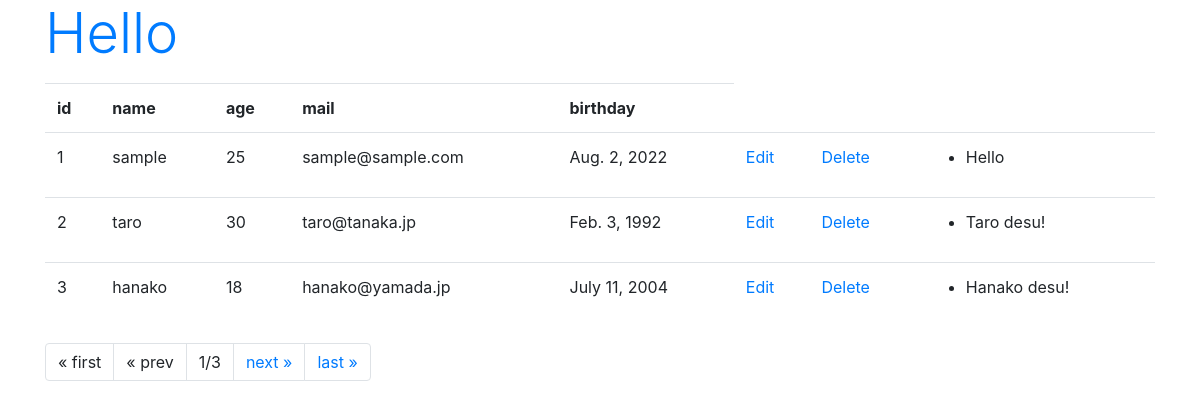
/hello/, run on the app's committed database.
### hello/models.py (models this page shows, shortened)
class Message(models.Model):
  friend = models.ForeignKey(Friend, on_delete=models.CASCADE) #ForeignKeyを使ってFriendとの関連付けと削除用の機能を設定
  title = models.CharField(max_length=100)
  content = models.CharField(max_length=300)
  pub_date = models.DateTimeField(auto_now_add=True) #auto_now_addをTrueにすることで、自動で値が設定されるようになる
  class Meta:
    ordering = ('pub_date',) #レコードを投稿日時順に並べ替えるための処理

class Friend(models.Model): #Friendクラスの定義、下記に定義された情報がテーブルの項目と入れる値のデータ型を決定する
  name = models.CharField(max_length=100, \
    validators=[number_only]) #自分で定義したバリデーター用の関数をバリデーションとして設定
  mail = models.EmailField(max_length=200)
  gender = models.BooleanField()
  age = models.IntegerField(validators=[ \
    MinValueValidator(0), \
    MaxValueValidator(150)]) #項目ageに最小値と最大値のバリデーションを設定
  birthday = models.DateField()

### hello/views.py (the view)
# urls.py: path('', views.index, name='index'),
def index(request, num=1):
  data = Friend.objects.all() #Firendモデルのレコードを全て取得
  page = Paginator(data, 3) #取得したレコードを3つごとにページネーションする
  params = {
    'title': 'Hello',
    'massage':'',
    'data': page.get_page(num), #引数numの値で指定したページを表示する
  }
  return render(request, 'hello/index.html', params)

### hello/templates/hello/index.html (shortened to what this page needs)
{% load static %}
<!doctype html>
<html lang="ja">
<head>
  <link rel="stylesheet"
    href="https://stackpath.bootstrapcdn.com/bootstrap/4.3.1/css/bootstrap.min.css"
>
</head>
<body class="container">
  <h1 class="display-4 text-primary">{{title}}</h1>
  <table class="table">
    <tr>
      <th>id</th>
      <th>name</th>
      <th>age</th>
      <th>mail</th>
      <th>birthday</th>
    </tr>
  {% for item in data %}
  <tr>
    <td>{{item.id}}</td>
    <td>{{item.name}}</td>
    <td>{{item.age}}</td>
    <td>{{item.mail}}</td>
    <td>{{item.birthday}}</td>
    <td><a href="{% url 'edit' item.id %}">Edit</a></td>
    <td><a href="{% url 'delete' item.id %}">Delete</a></td>
    <td><ul>
      {% for ob in item.message_set.all %}
        <li>{{ob.title}}</li>
      {% endfor %}
    </ul></td>
  </tr>
  {% endfor %}
  </table>
  <ul class="pagination">
    {% if data.has_previous %}
    <li class="page-item">
      <a class="page-link" href="{% url 'index' %}">&laquo; first</a>
    </li>
    <li class="page-item">
      <a class="page-link" href="{% url 'index' %}{{data.previous_page_number}}">&laquo; prev</a>
    </li>
    {% else %}
    <li class="page-item">
      <a class="page-link">&laquo; first</a>
    </li>
    <li class="page-item">
      <a class="page-link">&laquo; prev</a>
    </li>
    {% endif %}
    <li class="page-item">
      <a class="page-link">{{data.number}}/{{data.paginator.num_pages}}</a>
    </li>
    {% if data.has_next %}
    <li class="page-item">
      <a class="page-link" href="{% url 'index' %}{{data.next_page_number}}">next &raquo;</a>
    </li>
    <li class="page-item">
      <a class="page-link" href="{% url 'index' %}{{data.paginator.num_pages}}">last &raquo;</a>
    </li>
    {% endif %}
  </ul>
</body>
</html>

### data on the page
Message: title "Hello"
Friend: id "1", name "sample", age "25", mail "sample@sample.com", birthday "Aug. 2, 2022"
Friend: id "2", name "taro", age "30", mail "taro@tanaka.jp", birthday "Feb. 3, 1992"
Message: title "Taro desu!"
Friend: id "3", name "hanako", age "18", mail "hanako@yamada.jp", birthday "July 11, 2004"
Message: title "Hanako desu!"

### other printed values
{{ data.number }} "1"
{{ data.paginator.num_pages }} "3"
